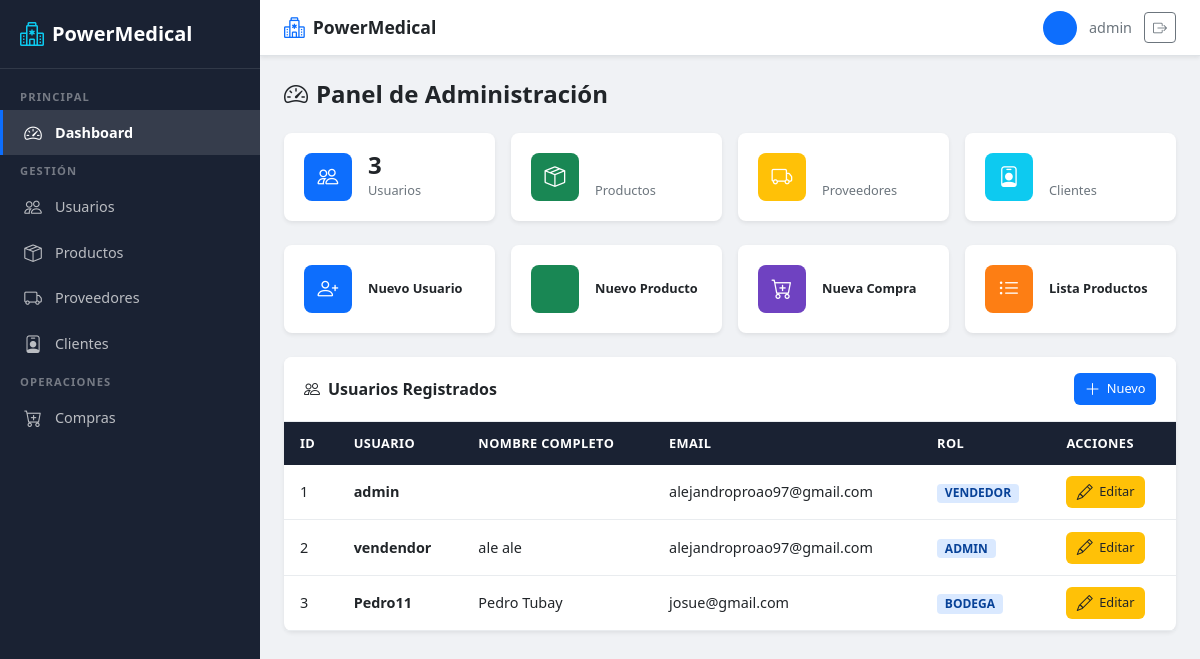
Before: /usuarios/dashboard/admin/ (signed in) with the older database file.
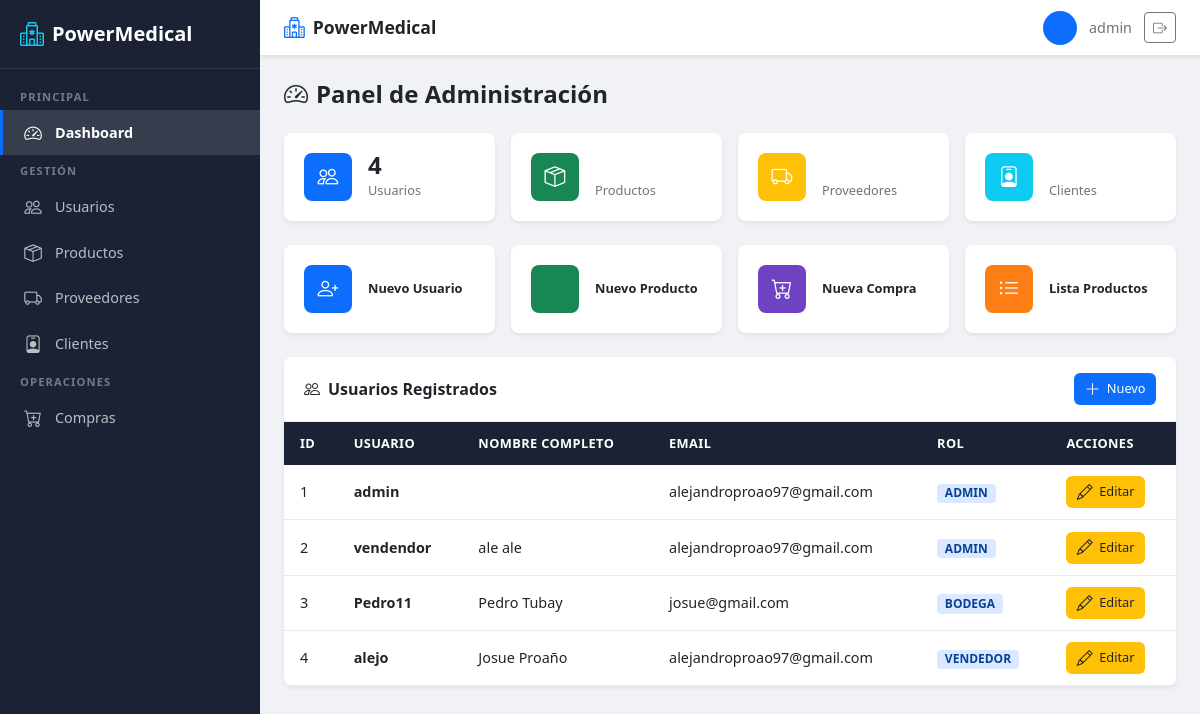
After: the same page with the newer database file.
### usuarios/models.py (models this page shows)
class Usuario(AbstractUser):
    ROLES = [
        ('ADMIN', 'Administrador'),
        ('BODEGA', 'Bodeguero'),
        ('VENDEDOR', 'Vendedor'),
    ]
    rol = models.CharField(
        max_length=15,
        choices=ROLES,
        default='VENDEDOR'
    )

### usuarios/views.py (the view)
# urls.py: path('dashboard/admin/', views.dashboard_admin, name='dashboard_admin'),
@roles_permitidos('ADMIN')
def dashboard_admin(request):
    usuarios = Usuario.objects.all()
    return render(request, 'usuarios/dashboard_admin.html', {'usuarios': usuarios})

### usuarios/views.py (called while the page is built)
def roles_permitidos(*roles):
    def decorator(view_func):
        @wraps(view_func)
        @login_required
        def wrapper(request, *args, **kwargs):
            if request.user.is_superuser or request.user.rol in roles:
                return view_func(request, *args, **kwargs)
            return redirect('redireccion_rol')
        return wrapper
    return decorator

### usuarios/templates/usuarios/dashboard_admin.html (shortened to what this page needs)
{% extends 'usuarios/base.html' %}
{% block content %}
<div class="pm-page-header">
    <h2><i class="bi bi-speedometer2 me-2"></i>Panel de Administración</h2>
</div>
<div class="row g-3 mb-4">
    <div class="col-sm-6 col-lg-3">
        <a href="{% url 'registro_usuario' %}" class="pm-stat-card">
            <div class="pm-stat-icon pm-bg-primary">
                <i class="bi bi-people"></i>
            </div>
            <div class="pm-stat-info">
                <h3>{{ usuarios|length }}</h3>
                <p>Usuarios</p>
            </div>
        </a>
    </div>
    <div class="col-sm-6 col-lg-3">
        <a href="{% url 'lista_productos' %}" class="pm-stat-card">
            <div class="pm-stat-icon pm-bg-success">
                <i class="bi bi-box-seam"></i>
            </div>
            <div class="pm-stat-info">
                <h3>&nbsp;</h3>
                <p>Productos</p>
            </div>
        </a>
    </div>
    <div class="col-sm-6 col-lg-3">
        <a href="{% url 'registrar_proveedor' %}" class="pm-stat-card">
            <div class="pm-stat-icon pm-bg-warning">
                <i class="bi bi-truck"></i>
            </div>
            <div class="pm-stat-info">
                <h3>&nbsp;</h3>
                <p>Proveedores</p>
            </div>
        </a>
    </div>
    <div class="col-sm-6 col-lg-3">
        <a href="{% url 'registrar_cliente' %}" class="pm-stat-card">
            <div class="pm-stat-icon pm-bg-info">
                <i class="bi bi-person-badge"></i>
            </div>
            <div class="pm-stat-info">
                <h3>&nbsp;</h3>
                <p>Clientes</p>
            </div>
        </a>
    </div>
</div>
<div class="row g-3 mb-4">
    <div class="col-sm-6 col-md-4 col-lg-3">
        <a href="{% url 'registro_usuario' %}" class="pm-stat-card">
            <div class="pm-stat-icon" style="background:#0d6efd"><i class="bi bi-person-plus"></i></div>
            <div class="pm-stat-info">
                <p style="font-weight:600;color:#212529;margin:0">Nuevo Usuario</p>
            </div>
        </a>
    </div>
    <div class="col-sm-6 col-md-4 col-lg-3">
        <a href="{% url 'registro_producto' %}" class="pm-stat-card">
            <div class="pm-stat-icon" style="background:#198754"></div>
            <div class="pm-stat-info">
                <p style="font-weight:600;color:#212529;margin:0">Nuevo Producto</p>
            </div>
        </a>
    </div>
    <div class="col-sm-6 col-md-4 col-lg-3">
        <a href="{% url 'registrar_compra' %}" class="pm-stat-card">
            <div class="pm-stat-icon" style="background:#6f42c1"><i class="bi bi-cart-plus"></i></div>
            <div class="pm-stat-info">
                <p style="font-weight:600;color:#212529;margin:0">Nueva Compra</p>
            </div>
        </a>
    </div>
    <div class="col-sm-6 col-md-4 col-lg-3">
        <a href="{% url 'lista_productos' %}" class="pm-stat-card">
            <div class="pm-stat-icon" style="background:#fd7e14"><i class="bi bi-list-ul"></i></div>
            <div class="pm-stat-info">
                <p style="font-weight:600;color:#212529;margin:0">Lista Productos</p>
            </div>
        </a>
    </div>
</div>
<div class="pm-card">
    <div class="pm-card-header">
        <span><i class="bi bi-people me-2"></i>Usuarios Registrados</span>
        <a href="{% url 'registro_usuario' %}" class="pm-btn pm-btn-primary pm-btn-sm">
            <i class="bi bi-plus-lg"></i> Nuevo
        </a>
    </div>
    <div class="pm-card-body p-0">
        <div class="pm-table-responsive">
            <table class="pm-table">
                <thead>
                    <tr>
                        <th>ID</th>
                        <th>Usuario</th>
                        <th>Nombre Completo</th>
                        <th>Email</th>
                        <th>Rol</th>
                        <th>Acciones</th>
                    </tr>
                </thead>
                <tbody>
                    {% for usuario in usuarios %}
                    <tr>
                        <td>{{ usuario.id }}</td>
                        <td><strong>{{ usuario.username }}</strong></td>
                        <td>{{ usuario.first_name }} {{ usuario.last_name }}</td>
                        <td>{{ usuario.email|default:"-" }}</td>
                        <td><span class="pm-badge pm-badge-role">{{ usuario.rol }}</span></td>
                        <td>
                            <a href="{% url 'editar_usuario' usuario.id %}" class="pm-btn pm-btn-warning pm-btn-sm">
                                <i class="bi bi-pencil"></i> Editar
                            </a>
                        </td>
                    </tr>
                    {% endfor %}
                </tbody>
            </table>
        </div>
    </div>
</div>
{% endblock %}

### usuarios/templates/usuarios/base.html (shortened to what this page needs)
{% load static %}
<!DOCTYPE html>
<html lang="es">
<head>
    <link href="https://cdn.jsdelivr.net/npm/bootstrap@5.3.0/dist/css/bootstrap.min.css" rel="stylesheet">
    <link href="https://cdn.jsdelivr.net/npm/bootstrap-icons@1.11.0/font/bootstrap-icons.css" rel="stylesheet">
    <link href="{% static 'usuarios/css/style.css' %}" rel="stylesheet">
</head>
<body>
    <aside class="pm-sidebar" id="sidebar">
        <a class="pm-sidebar-brand" href="{% url 'redireccion_rol' %}">
            <i class="bi bi-hospital"></i>
            <span>PowerMedical</span>
        </a>
        <nav class="pm-sidebar-nav">
            {% if user.is_superuser or user.rol == 'ADMIN' %}
                <div class="nav-section">Principal</div>
                <a class="nav-link {% if request.resolver_match.url_name == 'dashboard_admin' %}active{% endif %}" href="{% url 'dashboard_admin' %}">
                    <i class="bi bi-speedometer2"></i>
                    <span>Dashboard</span>
                </a>
                <div class="nav-section">Gestión</div>
                <a class="nav-link {% if request.resolver_match.url_name == 'registro_usuario' or request.resolver_match.url_name == 'editar_usuario' %}active{% endif %}" href="{% url 'registro_usuario' %}">
                    <i class="bi bi-people"></i>
                    <span>Usuarios</span>
                </a>
                <a class="nav-link " href="{% url 'lista_productos' %}">
                    <i class="bi bi-box-seam"></i>
                    <span>Productos</span>
                </a>
                <a class="nav-link {% if request.resolver_match.url_name == 'registrar_proveedor' %}active{% endif %}" href="{% url 'registrar_proveedor' %}">
                    <i class="bi bi-truck"></i>
                    <span>Proveedores</span>
                </a>
                <a class="nav-link {% if request.resolver_match.url_name == 'registrar_cliente' %}active{% endif %}" href="{% url 'registrar_cliente' %}">
                    <i class="bi bi-person-badge"></i>
                    <span>Clientes</span>
                </a>
                <div class="nav-section">Operaciones</div>
                <a class="nav-link {% if request.resolver_match.url_name == 'registrar_compra' %}active{% endif %}" href="{% url 'registrar_compra' %}">
                    <i class="bi bi-cart-plus"></i>
                    <span>Compras</span>
                </a>
            {% endif %}
        </nav>
    </aside>
    <div class="pm-main">
        <header class="pm-navbar">
            <a class="pm-navbar-brand" href="{% url 'redireccion_rol' %}">
                <i class="bi bi-hospital"></i>
                <span>PowerMedical</span>
            </a>
            <div class="pm-navbar-user">
                <div class="user-avatar">
                </div>
                <span class="d-none d-md-inline">
                    {{ user.first_name }} {{ user.last_name|default:user.username }}
                </span>
                <a href="{% url 'logout' %}" class="btn btn-outline-secondary btn-sm" title="Cerrar sesión">
                    <i class="bi bi-box-arrow-right"></i>
                </a>
            </div>
        </header>
        <main class="pm-content">
            {% block content %}{% endblock %}
        </main>
    </div>
</body>
</html>

Changed rows visible on the page:
changed Usuario "admin": rol "VENDEDOR" → "ADMIN"
added Usuario: id "4", username "alejo", first_name "Josue", last_name "Proaño", email "alejandroproao97@gmail.com", rol "VENDEDOR"
Other visible differences:
{{ usuarios|length }}: "3" → "4"
